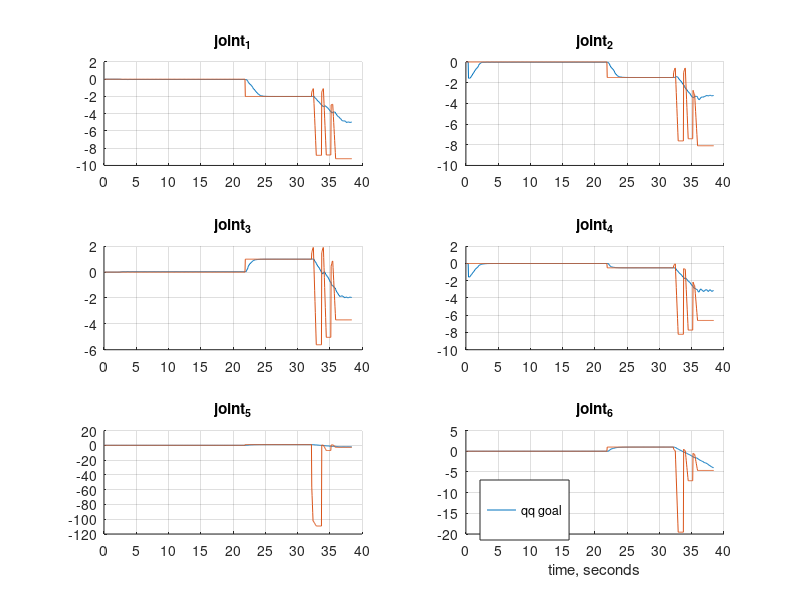
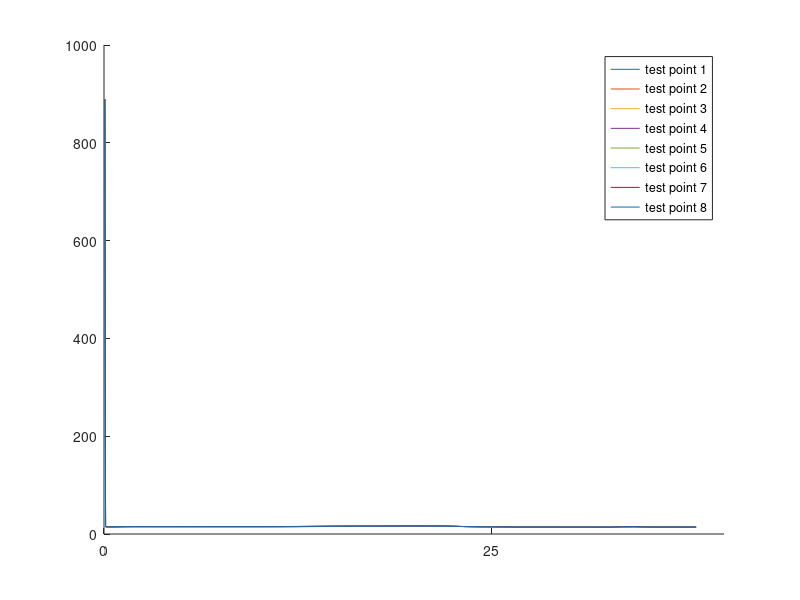

These figures' MATLAB source, in order:
clear all
close all
clc
cd /home/robot/
low = load('data_low.csv');
high = load('data_high.csv');

%% Store data:
ctp_f = low(:,1:24);
ctp_v = low(:,25:48);
dist_val = low(:,49:160);
dist_vrep = low(:,161:272);
human_sphere = low(:,273:314);
human_vrep = low(:,315:356);
joint_positions = low(:,357:362);
goal_positions =  low(:,363:368);
q_dot_real = low(:,369:374);
q_dot =  low(:,375:380);
min_dist = low(:,381:388);
vrep_time = high(:,1);
high_solutions = high(:,2:16);
smallest_distance = high(:,17);
row_index = high(:,18);
goal = high(:,19:24);
min_dist_high = high(:,25:32);
len = 1000;
dt = 500
%% Plot joint positions Vs Goal Positions
fig_1 = figure('Name', 'Joint positions')
subplot(3,2,1);
grid on;
hold on;
plot(joint_positions(:,1))
plot(goal_positions(:,1))
title('joint_{1}')
set(gca,'XTick',0:100:100*len);
set(gca,'XTickLabel',0:0.05*100:len*100*0.05);

subplot(3,2,2);
grid on
hold on;
plot(joint_positions(:,2));
plot(goal_positions(:,2));
title('joint_{2}')
set(gca,'XTick',0:100:100*len);
set(gca,'XTickLabel',0:0.05*100:len*100*0.05);

subplot(3,2,3);
hold on;
grid on;
plot(joint_positions(:,3));
plot(goal_positions(:,3));
title('joint_{3}')
set(gca,'XTick',0:100:100*len);
set(gca,'XTickLabel',0:0.05*100:len*100*0.05);

subplot(3,2,4);
grid on;
hold on;
plot(joint_positions(:,4));
plot(goal_positions(:,4));
title('joint_{4}')
set(gca,'XTick',0:100:100*len);
set(gca,'XTickLabel',0:0.05*100:len*100*0.05);

subplot(3,2,5);
grid on;
hold on;
plot(joint_positions(:,5));
plot(goal_positions(:,5));
title('joint_{5}')
set(gca,'XTick',0:100:100*len);
set(gca,'XTickLabel',0:0.05*100:len*100*0.05);

subplot(3,2,6);
hold on;
grid on;
l1 = plot(joint_positions(:,6));
l2 = plot(goal_positions(:,6));
title('joint_{6}')
set(gca,'XTick',0:100:100*len);
set(gca,'XTickLabel',0:0.05*100:len*100*0.05);
xlabel('time, seconds')

% Construct a Legend with the data from the sub-plots
hL = legend([l1,l2],["q", "q goal"]);
% Programatically move the Legend
newPosition = [0.6 0.1 0.1 0.1];
newUnits = 'normalized';
set(hL,'Position', newPosition,'Units', newUnits);
saveas(fig_1, 'jp.png');

%% Plot distances low
fig_2 = figure('Name','distances')
hold on;
for i=1:8
    plot(min_dist(5:end,i));
end
set(gca,'XTick',0:dt:dt*len); set(gca,'XTickLabel',0:0.05*dt:len*dt*0.05);

legend('test point 1','test point 2','test point 3','test point 4','test point 5','test point 6','test point 7','test point 8')
saveas(fig_2, 'dist_val.png');
%% Plot joint velocities Vs MPC solutions
% fig_4 = figure('Name','velocities')
% 
% subplot(3,2,1);
% grid on;
% hold on;
% plot(q_dot_real(:,1));
% plot(q_dot(:,1));
% title('joint_{1}');
% set(gca,'XTick',0:100:100*len);
% set(gca,'XTickLabel',0:0.05*100:len*100*0.05);
% 
% subplot(3,2,2);
% grid on
% hold on;
% plot(q_dot_real(:,2));
% plot(q_dot(:,2));
% title('joint_{2}');
% set(gca,'XTick',0:100:100*len);
% set(gca,'XTickLabel',0:0.05*100:len*100*0.05);
% subplot(3,2,3);
% hold on;
% grid on;
% plot(q_dot_real(:,3));
% plot(q_dot(:,3));
% title('joint_{3}');
% set(gca,'XTick',0:100:100*len);
% set(gca,'XTickLabel',0:0.05*100:len*100*0.05);
% 
% subplot(3,2,4);
% grid on;
% hold on;
% plot(q_dot_real(:,4));
% plot(q_dot(:,4));
% title('joint_{4}');
% set(gca,'XTick',0:100:100*len);
% set(gca,'XTickLabel',0:0.05*100:len*100*0.05);
% 
% subplot(3,2,5);
% grid on;
% hold on;
% plot(q_dot_real(:,5));
% plot(q_dot(:,5));
% title('joint_{5}');
% set(gca,'XTick',0:100:100*len);
% set(gca,'XTickLabel',0:0.05*100:len*100*0.05);
% 
% subplot(3,2,6);
% hold on;
% grid on;
% l1 = plot(q_dot_real(:,6));
% l2 = plot(q_dot(:,6));
% title('joint_{6}');
% set(gca,'XTick',0:100:100*len);
% set(gca,'XTickLabel',0:0.05*100:len*100*0.05);
% xlabel('time, seconds')
% 
% hL = legend([l1,l2],["q_dot", "MPC solutions"]);
% newPosition = [0.6 0.1 0.1 0.1];
% newUnits = 'normalized';
% set(hL,'Position', newPosition,'Units', newUnits);
% saveas(fig_4, 'jv.png');
